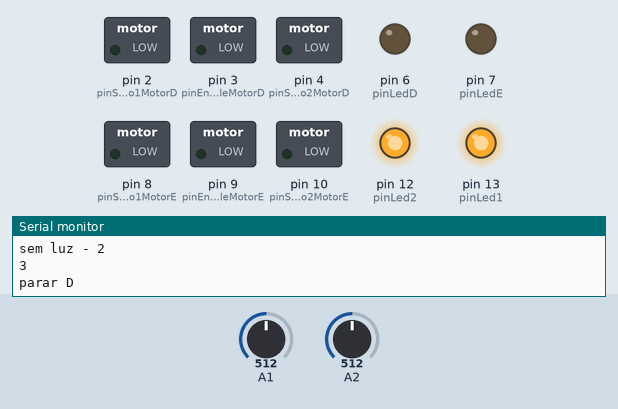
Simulated run of this sketch. Board: Arduino Uno, built with avr-gcc and run on an emulated ATmega328P. Shown: switched loads named in the sketch (green lamp = pin HIGH), output pins drawn as LEDs (lit = HIGH), the last lines printed to the serial monitor. Dashed ring = blinking. Inputs (shaded band) come from the test bench; at power-on: A1 = 512, A2 = 512.

Above: at 8.8 s.
9.4 s: A1 set to 503
At 10.54 s:
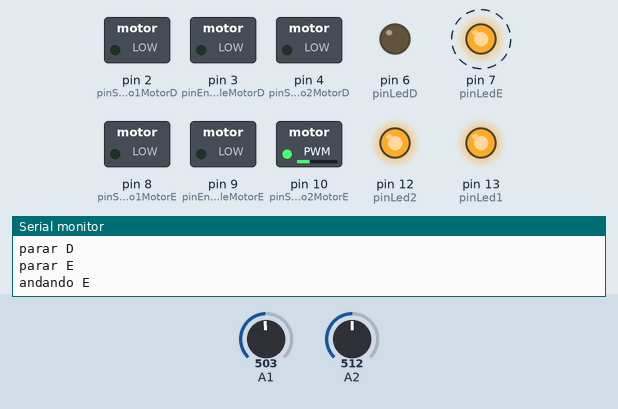
12.4 s: A2 set to 499
At 13.4 s:
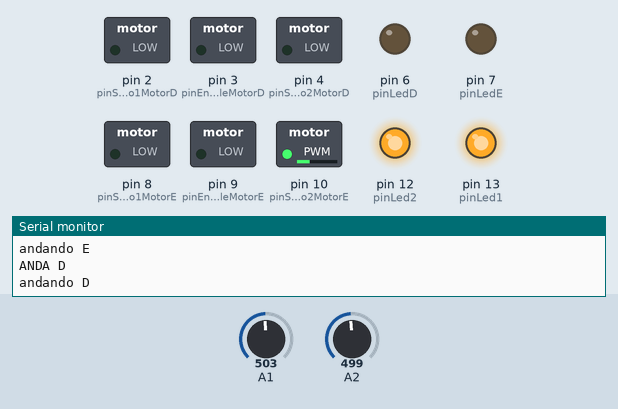
13.9 s: A1 set to 716
At 14.4 s:
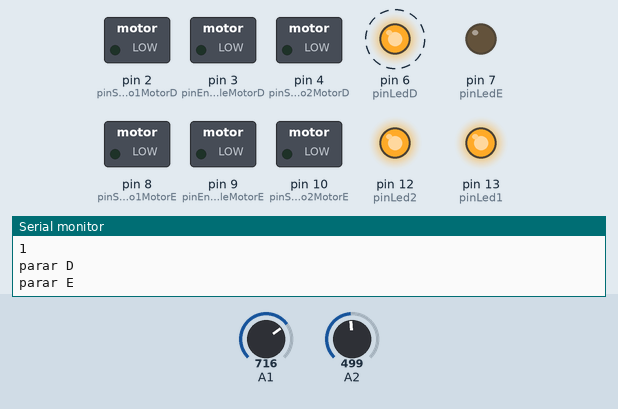
16.9 s: A2 set to 716
At 17.4 s:
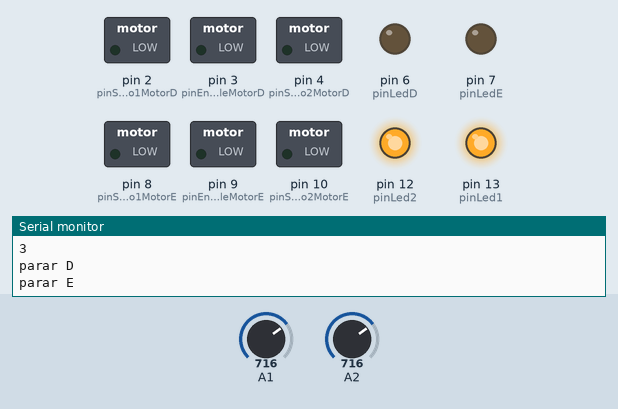
19.9 s: A2 set to 511
At 20.5 s:
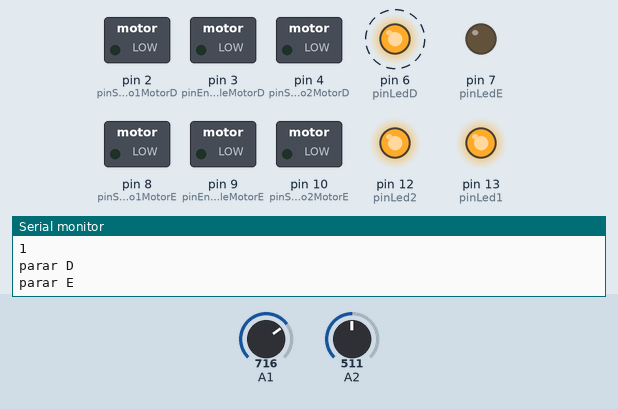
Timing chart, 0 to 23.9 s (numbered marks = the images above; inputs shaded):
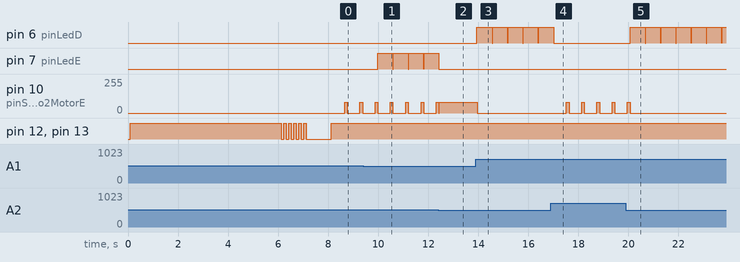

The sketch:

segue_linha.ino
```cpp
#define DEBUG
//Parametros dos motores
#define pinEnableMotorD 3      //Porta Digital PWM~
#define pinEnableMotorE 9     //Porta Digital PWM~
#define pinSentido1MotorD 2
#define pinSentido2MotorD 4
#define pinSentido1MotorE 8
#define pinSentido2MotorE 10

#define veloc0 0
#define veloc1 80
#define veloc2 180
#define veloc3 255

int pinLed1 = 13;
int pinLed2 = 12;
int pinLedD = 6;
int pinLedE = 7;

float valorLDR1;
float valorLDR2;
float minimo = 85;
float maximo = 1025;
float luminosidade1;
float luminosidade2;
float lumInit1;
float lumInit2;
float lumInitTtl1;
float lumInitTtl2;

// INICIALIZAÇAO --------------------------------------------------------------

void setup() {
  // put your setup code here, to run once:
    #ifdef DEBUG
    Serial.begin(9600);
    Serial.println(F("|================================================|"));
    Serial.println(F("|= Arduino com sensor de obstáculos ultrasônico =|"));
    Serial.println(F("|================================================|"));
  #endif
  pinMode(A1, INPUT);
  pinMode(A2, INPUT);

  pinMode(pinLed1, OUTPUT);
  pinMode(pinLed2, OUTPUT);
  pinMode(pinLedD, OUTPUT);
  pinMode(pinLedE, OUTPUT);
  pinMode(pinEnableMotorD, OUTPUT);
  pinMode(pinEnableMotorE, OUTPUT);
  pinMode(pinSentido1MotorD, OUTPUT);
  pinMode(pinSentido1MotorE, OUTPUT);
  pinMode(pinSentido2MotorD, OUTPUT);
  pinMode(pinSentido2MotorE, OUTPUT);

  // Verifica luminosidade para iniciar o robô
  acenderLeds();
  int repeticoes = 6;
  for (int I = 0; I < repeticoes; I++){
    valorLDR1 = analogRead(A1);
    valorLDR2 = analogRead(A2);
    lumInit1 =  calcLuminosidade(valorLDR1);
    lumInitTtl1 = lumInitTtl1 + lumInit1;
    Serial.println(lumInit1);
    lumInit2 =  calcLuminosidade(valorLDR2);
    lumInitTtl2 = lumInitTtl2 + lumInit2;
    Serial.println(lumInit2);
    delay(1000);
  }
  piscaLeds(5);
  delay(1000);
  acenderLeds();
  lumInitTtl1 = (lumInitTtl1/repeticoes);
  lumInitTtl2 = (lumInitTtl2/repeticoes);
  Serial.println(lumInitTtl1);
  Serial.println(lumInitTtl2);
  Serial.println("===========================================");
}

// PRINCIPAL --------------------------------------------------------------

void loop() {
  // put your main code here, to run repeatedly:
  int ok = 0;
  valorLDR1 = analogRead(A1);
  valorLDR2 = analogRead(A2);
  luminosidade1 = calcLuminosidade(valorLDR1);
  if (lumInitTtl1 < luminosidade1){
      Serial.println("ANDA D");
      ok = 0;
      andarPraFrenteD(veloc1);
    }else{
      Serial.println("sem luz - 1");
      ok++;
    }
  luminosidade2 = calcLuminosidade(valorLDR2);
  if (lumInitTtl2  < luminosidade2){
     Serial.println("ANDA E");
     andarPraFrenteE(veloc1);
     if (ok == 0) {
        ok = 0;
      }
  }else{
     Serial.println("sem luz - 2");
     ok = ok + 2;
  }
  if (ok == 0) {
  } else {
     Serial.println(ok);
     if (ok == 1){
        obstaculoD();
     }

     if (ok == 2){
        obstaculoE();
     }

     if (ok == 3){
        obstaculoDE();
     }
     digitalWrite(pinLedD, LOW);
     digitalWrite(pinLedE, LOW);
  }
  delay(10);
}

// -------------------------------------------------------------------------

float calcLuminosidade(float luminosidadeInit){
  float lum = 0;
  lum = ((luminosidadeInit - minimo ) / (maximo - minimo)) * 10;
  lum = (lum - 10) * -1;
  return lum;
}
void andarPraFrenteD(int velocidade) {
  Serial.println("andando D");
  analogWrite(pinSentido2MotorD, velocidade);
  digitalWrite(pinSentido1MotorD, LOW);

}

void andarPraFrenteE(int velocidade) {
  Serial.println("andando E");
  analogWrite(pinSentido2MotorE, velocidade);
  digitalWrite(pinSentido1MotorE, LOW);
}

void andarPraTrasD(int velocidade) {
  Serial.println("pra tras D");
  digitalWrite(pinSentido2MotorD, LOW);
  analogWrite(pinSentido1MotorD, velocidade);
}

void andarPraTrasE(int velocidade) {
  Serial.println("pra tras E");
  digitalWrite(pinSentido2MotorE, LOW);
  analogWrite(pinSentido1MotorE, velocidade);
}

void pararMotorD() {
  Serial.println("parar D");
  digitalWrite(pinSentido1MotorD, LOW);
  digitalWrite(pinSentido2MotorD, LOW);
}

void pararMotorE() {
  Serial.println("parar E");
  digitalWrite(pinSentido1MotorE, LOW);
  digitalWrite(pinSentido2MotorE, LOW);
}

void obstaculoD() {
  digitalWrite(pinLedD, HIGH);
  pararMotorD();
  pararMotorE();
  delay(500);
  andarPraFrenteD(veloc1);
  delay(100);
  pararMotorD();
}

void obstaculoE() {
  digitalWrite(pinLedE, HIGH);
  pararMotorD();
  pararMotorE();
  delay(500);
  andarPraFrenteE(veloc1);
  delay(100);
  pararMotorE();
}

void obstaculoDE() {
  pararMotorD();
  pararMotorE();
  delay(500);
  andarPraFrenteE(veloc1);
  delay(100);}

// --- LEDS
void acenderLeds() {
  digitalWrite(pinLed1, HIGH);
  digitalWrite(pinLed2, HIGH);
}

void apagarLeds() {
  digitalWrite(pinLed1, LOW);
  digitalWrite(pinLed2, LOW);
}

void piscaLeds(int repeticoes){
  for ( int i = 0; i < repeticoes; i++){
    apagarLeds();
    delay(100);
    acenderLeds();
    delay(100);
  }
  apagarLeds();
}
```

Measured:
- the behaviour switches between 512 and 511 on A1 (found by bisection; images 0 and 1)
- the behaviour switches between 512 and 511 on A2 (found by bisection; images 1 and 2)
- after the input at 9.4 s, pin 7 (pinLedE): alternates HIGH for 0.60 s and LOW for 0.01 s, starting after 0.59 s
- after the input at 12.4 s, pin 7 (pinLedE): goes on until 12.4 s, then stays LOW
- after the input at 13.9 s, pin 6 (pinLedD): alternates HIGH for 0.60 s and LOW for 0.01 s, starting at once; pin 10 (pinSentido2MotorE): 80/255 → 0/255 after 0.06 s
- after the input at 16.9 s, pin 6 (pinLedD): goes on until 17.0 s, then stays LOW; pin 10 (pinSentido2MotorE): alternates 80/255 for 0.11 s and 0/255 for 0.50 s, starting after 0.62 s
- after the input at 19.9 s, pin 6 (pinLedD): alternates HIGH for 0.60 s and LOW for 0.01 s, starting after 0.17 s; pin 10 (pinSentido2MotorE): goes on until 20.1 s, then stays 0/255
- by itself, pin 10 (pinSentido2MotorE): alternates 80/255 for 0.10 s and 0/255 for 0.51 s
